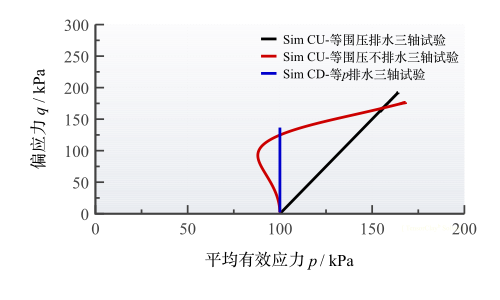

Recreate this plot in gnuplot.
# ==============================================================================
#   Generated Time: 2026/07/18
# ==============================================================================

# ==============================================================================
# [Figure & Output Configuration] Environment Setup (Academic Cairo Channel)
# ==============================================================================

set terminal pdfcairo size 5.00in, 3.00in color enhanced font 'Times-New-Roman,14' background rgb 'white'
set output 'workspace_plot_260716_003_render.pdf'

# --- Journal Standard Clip & Layout Hygiene ---
set clip points
set clip one
set tics scale 1.0
set grid xtics ytics lt 0 lw 0.5 lc rgb '#e0e0e0'
set border 3 lw 2.5 lc rgb '#424242'             # L-shaped open layout
set origin 0,0                                   # Lock viewport location
set size 1,1                                     # Full stretch

# --- High-Fidelity Plot Area Vector Gradient Background ---
gradient_r(i) = int(252 + (232 - 252) * ((100.0 - i) / 100.0))
gradient_g(i) = int(252 + (235 - 252) * ((100.0 - i) / 100.0))
gradient_b(i) = int(253 + (240 - 253) * ((100.0 - i) / 100.0))
set for [i=0:99] object i+500 rect \
    from graph 0, graph (i/100.0) to graph 1, graph ((i+1.0)/100.0) \
    fc rgb sprintf('#%02x%02x%02x', gradient_r(i), gradient_g(i), gradient_b(i)) fs solid 1.0 noborder behind

# --- Dynamic Margin Adjustment based on Canvas Size ---
margin_left   = 0.95
margin_bottom = 0.86
margin_right  = 0.35
margin_top    = 0.24

canvas_w = 5.00
canvas_h = 3.00

set lmargin at screen (margin_left / canvas_w)
set rmargin at screen (1.0 - (margin_right / canvas_w))
set bmargin at screen (margin_bottom / canvas_h)
set tmargin at screen (1.0 - (margin_top / canvas_h))

# ------------------------------------------------------------------------------
# --- Academic Color Palette Line Mapping ---
set linetype 1 lc rgb '#000000' lw 2.0 pt 5 ps 0.7
set linetype 2 lc rgb '#cc0000' lw 2.0 pt 7 ps 0.7
set linetype 3 lc rgb '#0000cc' lw 2.0 pt 9 ps 0.7
set linetype 4 lc rgb '#008800' lw 2.0 pt 11 ps 0.7
set linetype 5 lc rgb '#b58900' lw 2.0 pt 13 ps 0.7
set linetype cycle 5

# --- Fine-tune vector point objects for EPS/PDF outputs ---
set pointsize 0.9

# --- TensorClay Ecosystem Signature Mark (Faded Phantom Track) ---
set label "[ TensorClay{^b} Solver ]" at screen 0.93, 0.24 right font 'Times-New-Roman,7.5' textcolor rgb '#E0E0E020'

set encoding utf8
# --- Figure Block Segment End ---

# ==============================================================================
# [Academic Subplot Axes, Space & Legend Logic] Unified Rendering Protocol
# ==============================================================================

unset title
set key top right horizontal Left reverse enhanced maxcols 2 samplen 1.5 spacing 1.2 font ',14' nobox noopaque
unset grid
set grid xtics ytics lc rgb '#E5E5E5' lw 0.8 dt 2
unset xzeroaxis
unset yzeroaxis
set tics in nomirror font ',18' scale 1.5, 0.75
set format x '%-g'
set format y '%-g'
set mxtics 2
set mytics 2

set xlabel '平均有效应力 {/:Italic p} / kPa' textcolor rgb 'black' font ',18' offset 0,-0.6
set ylabel '偏应力 {/:Italic q} / kPa' textcolor rgb 'black' font ',18' offset -3.2,0

unset logscale
set xrange [0 : 200]
set yrange [0 : 300]
set offsets 0, 0, 0, 0
# --- Axis Block Segment End ---

# ==============================================================================
# [Artist & LineStyle Specifications] Academic Aesthetics Setup (Journal Standard)
# ==============================================================================

# --- Dynamic Infrastructure for Microscopic Case Tracks ---
# [CASE NODE] CU-等围压排水三轴试验
set linestyle 101 lt 1 lw 1.5 pt 6 ps 0.8
CASE_EXP_STYLE_101 = 'points'
CASE_EXP_SKIP_101 = 1
CASE_EXP_FACTOR_X_101 = 1.0
CASE_EXP_FACTOR_Y_101 = 1.0
set linestyle 201 lt 1 dt 1 lw 4.0 pt 1 ps 0.0
CASE_SIMU_FACTOR_X_201 = 1.0
CASE_SIMU_FACTOR_Y_201 = 1.0

# [CASE NODE] CU-等围压不排水三轴试验
set linestyle 102 lt 2 lw 1.5 pt 4 ps 0.8
CASE_EXP_STYLE_102 = 'points'
CASE_EXP_SKIP_102 = 1
CASE_EXP_FACTOR_X_102 = 1.0
CASE_EXP_FACTOR_Y_102 = 1.0
set linestyle 202 lt 2 dt 1 lw 4.0 pt 1 ps 0.0
CASE_SIMU_FACTOR_X_202 = 1.0
CASE_SIMU_FACTOR_Y_202 = 1.0

# [CASE NODE] CD-等p排水三轴试验
set linestyle 103 lt 3 lw 1.5 pt 8 ps 0.8
CASE_EXP_STYLE_103 = 'points'
CASE_EXP_SKIP_103 = 1
CASE_EXP_FACTOR_X_103 = 1.0
CASE_EXP_FACTOR_Y_103 = 1.0
set linestyle 203 lt 3 dt 1 lw 4.0 pt 1 ps 0.0
CASE_SIMU_FACTOR_X_203 = 1.0
CASE_SIMU_FACTOR_Y_203 = 1.0

# --- Artist Block Segment End ---

# [Debug Check] artistBlock Found: true
# [Debug Check] Final specs.ExpStyle Value: 'points'

# ==============================================================================
# [Dynamic Data Matrix Mapping] Generated by TensorClay Data Engine
# ==============================================================================

# --- Datafile Parser Configuration for CSV/.sdb ---
set datafile separator ','
set datafile commentschars '#!'

array Files_101[3]
Files_101[1] = '/Users/lhc/ATENSORLAB/Tensorclay2026-不同应力路径的土单元试验测试结果0715_NOSH/batch-CU-等围压排水三轴试验.sdb'
Files_101[2] = '/Users/lhc/ATENSORLAB/Tensorclay2026-不同应力路径的土单元试验测试结果0715_NOSH/batch-CU-等围压不排水三轴试验.sdb'
Files_101[3] = '/Users/lhc/ATENSORLAB/Tensorclay2026-不同应力路径的土单元试验测试结果0715_NOSH/batch-CD-等p排水三轴试验.sdb'
array Labels_101[3]
Labels_101[1] = 'Sim CU-等围压排水三轴试验'
Labels_101[2] = 'Sim CU-等围压不排水三轴试验'
Labels_101[3] = 'Sim CD-等{/:Italic p}排水三轴试验'

# --- Core Coordinate Axis Mapping Indices ---
X_COLUMN_INDEX = 7
Y_COLUMN_INDEX = 8
# --- Data Block Segment End ---

# ==============================================================================
# [Data Flow Execution Pipeline] Main Plot Execution
# ==============================================================================
plot \
     Files_101[1] using (column(X_COLUMN_INDEX)*CASE_SIMU_FACTOR_X_201):(column(Y_COLUMN_INDEX)*CASE_SIMU_FACTOR_Y_201) title Labels_101[1] with lines ls 201, \
     Files_101[2] using (column(X_COLUMN_INDEX)*CASE_SIMU_FACTOR_X_202):(column(Y_COLUMN_INDEX)*CASE_SIMU_FACTOR_Y_202) title Labels_101[2] with lines ls 202, \
     Files_101[3] using (column(X_COLUMN_INDEX)*CASE_SIMU_FACTOR_X_203):(column(Y_COLUMN_INDEX)*CASE_SIMU_FACTOR_Y_203) title Labels_101[3] with lines ls 203

unset output
